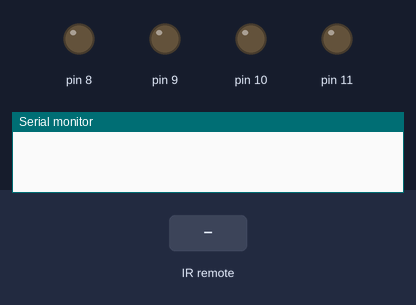
The sketch below on a simulated Arduino Uno, built with avr-gcc and run on an emulated ATmega328P. On the bench: output pins drawn as LEDs (lit = HIGH), the last lines printed to the serial monitor. The inputs (shaded band) are chosen by the test bench.

Above: at 1.2 s.
1.3 s: infrared code 0xFF6897 received
2.8 s: infrared code 0xFF6897 received
At 4.0 s:
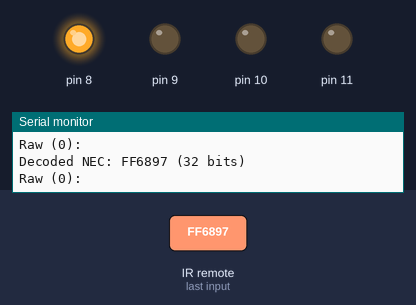
4.3 s: infrared code 0x00000000 received
Timing chart, 0 to 7.3 s (numbered marks = the images above; inputs shaded):
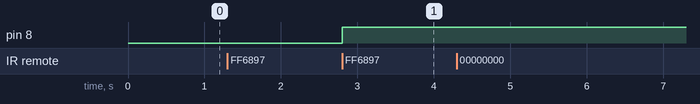

Measured:
- after the input at 2.8 s, pin 8: LOW → HIGH at once

The sketch:

slave.ino
```cpp
#include <Wire.h>
#include <IRremote.h>
int RECV_PIN = 12;

#define SLAVE_ADDRESS 0x10
byte data_to_echo = 0;
#define relay_start 8
int relays[4] = {1,1,1,1};
IRrecv irrecv(RECV_PIN);

decode_results results;


void setup()
{

  irrecv.enableIRIn();
  Serial.begin(9600);
  pinMode(8, OUTPUT);
  pinMode(9, OUTPUT);
  pinMode(10, OUTPUT);
  pinMode(11, OUTPUT);
  Wire.begin(SLAVE_ADDRESS);
  Wire.onReceive(receiveData);
  Wire.onRequest(sendData);
}

void receiveData(int bytecount)
{
  for (int i = 0; i < bytecount; i++) {
    data_to_echo = Wire.read();
  }

}
void sendData()
{
  Serial.println(data_to_echo, BIN);
  Serial.println((data_to_echo & 63)+relay_start, DEC);
  Serial.println(data_to_echo & 64, BIN);
  Serial.println();
  digitalWrite((data_to_echo & 63)+relay_start, data_to_echo  & 64);
  relays[(data_to_echo & 63)] = (data_to_echo & 64) ? 1:0;
  Wire.write(data_to_echo);
}


void toggle(int relay){
  relays[relay] = !relays[relay];
  digitalWrite(relay+relay_start, relays[relay]);
}


void dump(decode_results *results) {
  int count = results->rawlen;
  if (results->decode_type == UNKNOWN) {
    Serial.println("Could not decode message");
  }
  else {
    if (results->decode_type == NEC) {
      Serial.print("Decoded NEC: ");
    }
    else if (results->decode_type == SONY) {
      Serial.print("Decoded SONY: ");
    }
    else if (results->decode_type == RC5) {
      Serial.print("Decoded RC5: ");
    }
    else if (results->decode_type == RC6) {
      Serial.print("Decoded RC6: ");
    }
    Serial.print(results->value, HEX);
    Serial.print(" (");
    Serial.print(results->bits, DEC);
    Serial.println(" bits)");
  }
  Serial.print("Raw (");
  Serial.print(count, DEC);
  Serial.print("): ");

  for (int i = 0; i < count; i++) {
    if ((i % 2) == 1) {
      Serial.print(results->rawbuf[i]*USECPERTICK, DEC);
    }
    else {
      Serial.print(-(int)results->rawbuf[i]*USECPERTICK, DEC);
    }
    Serial.print(" ");
  }
  Serial.println("");
}

void loop() {
  if (irrecv.decode(&results)) {
    dump(&results);
    irrecv.resume();
  }
  if(results.value != 0){
 // Serial.println(results.value, HEX);
  }

  if (results.value == 0xFF6897) {
    relay_one();
    results.value = 0x00000000;
  }

  if (results.value == 0xFF30CF) {
    relay_two();
    results.value = 0x00000000;
  }

  if (results.value == 0xFF18E7) {
    relay_three();
    results.value = 0x00000000;
  }

  if (results.value == 0xFF7A85) {
    relay_four();
    results.value = 0x00000000;
  }

  if(results.value == 0xFFFFFFFF){
    results.value = 0x00000000;
  }
}

void relay_one() {
  toggle(0);
}

void relay_two() {
  toggle(1);
}

void relay_three() {
  toggle(2);
}

void relay_four() {
  toggle(3);
}
```
